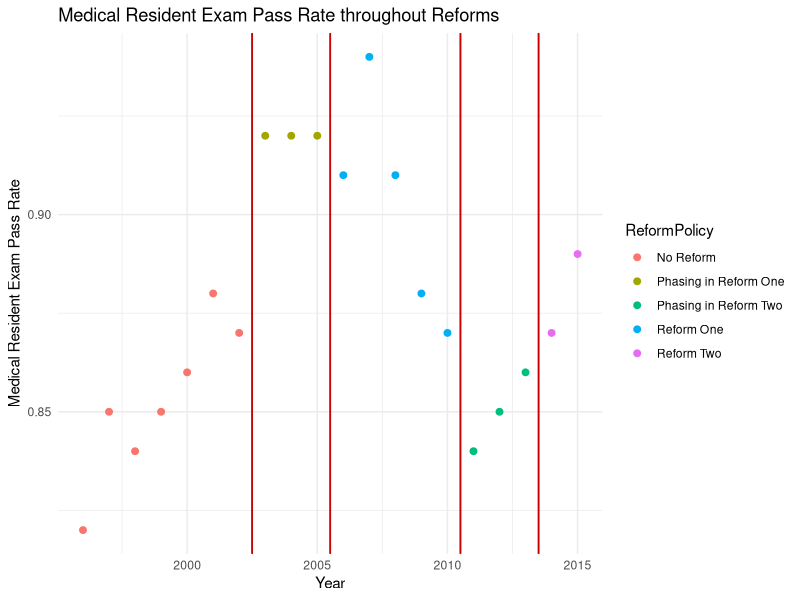
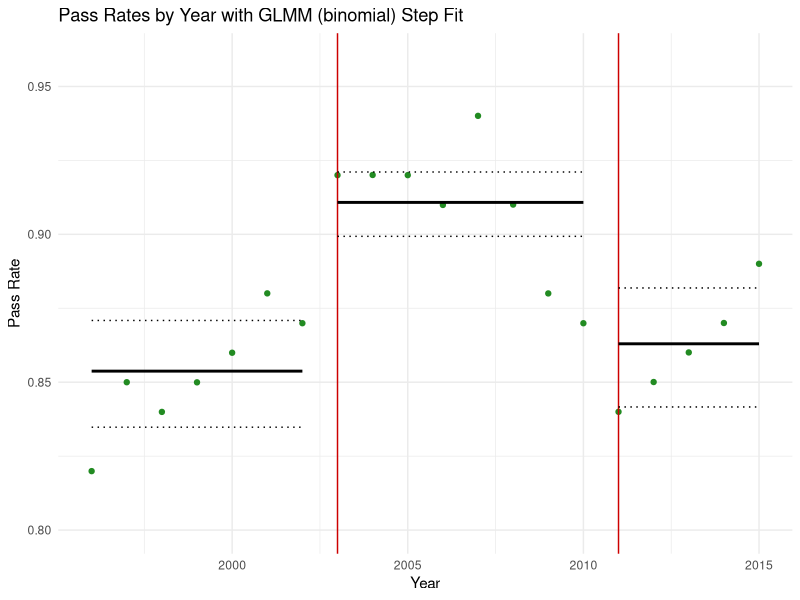
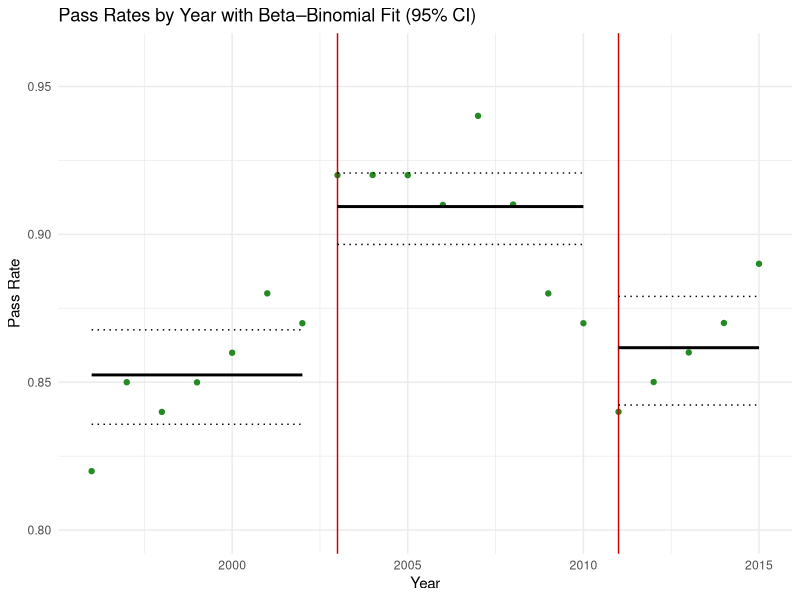
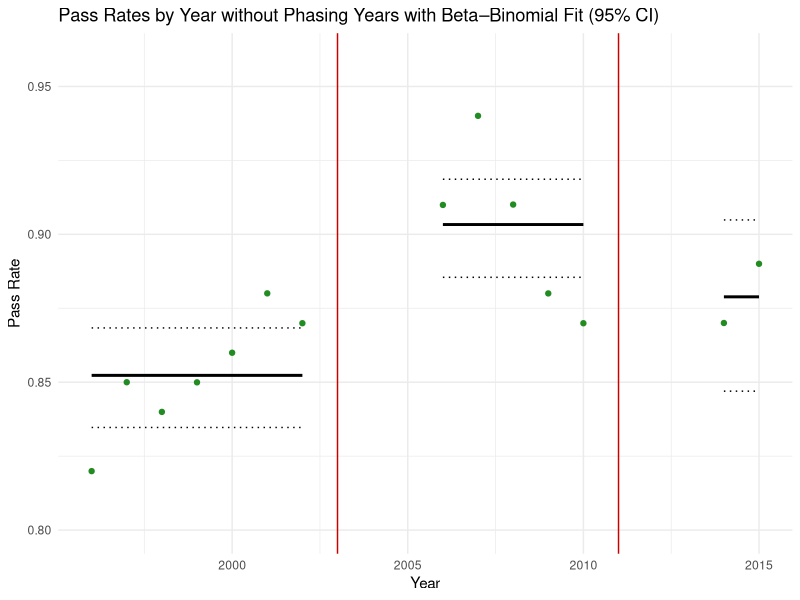

Generate these figures, in order, with R:
## ---- chunk 1
library(lme4)
library(knitr)
library(tidyverse)
library(glmmTMB)
library(broom)
library(emmeans)
## ---- chunk 2
data <- read.table("data.txt",header = TRUE, as.is = TRUE)
## ---- chunk 3
# Data Manipulation

# Add Pass and Fail Count
data$Pass <- round(data$N * data$Pct)
data$Fail <- (data$N - data$Pass)

# Add Time Period Information
data$timeperiod <- rep(1, nrow(data))
data$timeperiod[data$Year > 2002] <- 2
data$timeperiod[data$Year > 2010] <- 3
data$timeperiod <- factor(data$timeperiod, levels = c(1, 2, 3), labels = c("tp1", "tp2", "tp3"))
## ---- chunk 4
# Relevel to Time Period Two 
yP <- data.frame(Year = rep(data$Year, data$Pass), Pass = rep(1, sum(data$Pass)))
yF <- data.frame(Year = rep(data$Year, data$Fail), Pass = rep(0, sum(data$Fail)))
y <- rbind(yP, yF); rm(yP, yF)
y$timeperiod <- rep(1, nrow(y))
y$timeperiod[y$Year > 2002] <- 2
y$timeperiod[y$Year > 2010] <- 3
y$timeperiod <- factor(y$timeperiod, levels = c(1, 2, 3), labels = c("tp1", "tp2", "tp3"))
y$timeperiod <- relevel(y$timeperiod, ref = "tp2")
data$timeperiod <- relevel(data$timeperiod, ref = "tp2")
## ---- chunk 5
# Plot One: Breaking Down Subsets 

# Add Reform Phasing Information
reform_phase_data <- data |>
  mutate(
    ReformPolicy = case_when(
      Year < 2003 ~ "No Reform",
      Year < 2006 ~ "Phasing in Reform One",
      Year < 2011 ~ "Reform One",
      Year < 2014 ~ "Phasing in Reform Two",
      Year < 2016 ~ "Reform Two"
    )
  ) 
## ---- chunk 6
# Create the Plot
reform_phase_data |>
  ggplot(aes(x = Year, y = Pct, color = ReformPolicy)) +
  geom_point(size = 2) +
    labs(
      x = "Year",
      y = "Medical Resident Exam Pass Rate",
      title = "Medical Resident Exam Pass Rate throughout Reforms"
    ) + 
  geom_vline(xintercept = c(2002.5, 2005.5, 2010.5, 2013.5)) + 
  geom_vline(xintercept = c(2002.5, 2005.5, 2010.5, 2013.5), color="red3") +
  theme_minimal()
## ---- chunk 7
model <- glmer(
  Pass ~ timeperiod + (1 | Year),
  data = y,
  family = binomial(link = "logit")
)
## ---- chunk 8
summary(model)$coefficients
## ---- chunk 9
emm <- emmeans(model, ~ timeperiod, type = "response", re.form = NA)
step <- as.data.frame(emm) %>%
  mutate(period = c("tp2","tp1","tp3")) %>%
  arrange(period)

nm_mean  <- intersect(names(step), c("response","prob","emmean"))[1]
nm_lower <- intersect(names(step), c("lower.CL","asymp.LCL"))[1]
nm_upper <- intersect(names(step), c("upper.CL","asymp.UCL"))[1]

step$response <- step[[nm_mean]]
step$lower.CL <- step[[nm_lower]]
step$upper.CL <- step[[nm_upper]]

step$xmin <- c(1996, 2003, 2011)
step$xmax <- c(2002, 2010, 2015)

ggplot(data, aes(x = Year, y = Pass/N)) +
  geom_point(color = "forestgreen") +
  geom_vline(xintercept = c(2003, 2011), color = "red3") +
  geom_segment(data = step,
               aes(x = xmin, xend = xmax, y = response, yend = response),
               inherit.aes = FALSE, color = "black", linewidth = 1) +
  geom_segment(data = step,
               aes(x = xmin, xend = xmax, y = lower.CL, yend = lower.CL),
               inherit.aes = FALSE, color = "black", linetype = "dotted") +
  geom_segment(data = step,
               aes(x = xmin, xend = xmax, y = upper.CL, yend = upper.CL),
               inherit.aes = FALSE, color = "black", linetype = "dotted") +
  labs(title = "Pass Rates by Year with GLMM (binomial) Step Fit",
       y = "Pass Rate") +
  coord_cartesian(ylim = c(0.80, 0.96)) +
  theme_minimal()
## ---- chunk 10
beta_binomial_model <- glmmTMB(
  cbind(Pass, Fail) ~ timeperiod,
  data = data,
  family = betabinomial(link = "logit")
)
## ---- chunk 11
summary(beta_binomial_model)$coefficients
## ---- chunk 12
period_map <- data.frame(
  timeperiod = factor(c("tp1","tp2","tp3"), levels = levels(data$timeperiod)),
  xmin = c(1996, 2003, 2011),
  xmax = c(2002, 2010, 2015)
)

newdat <- tibble(timeperiod = c("tp1","tp2","tp3")) |>
  left_join(period_map, by = "timeperiod")

pred_link <- predict(beta_binomial_model, newdata = newdat, type = "link", se.fit = TRUE)
newdat$fit <- plogis(pred_link$fit)
newdat$lo  <- plogis(pred_link$fit - 1.96 * pred_link$se.fit)
newdat$hi  <- plogis(pred_link$fit + 1.96 * pred_link$se.fit)

# plot
ggplot(data, aes(x = Year, y = Pass/N)) +
  geom_point(color = "forestgreen") +
  geom_vline(xintercept = c(2003, 2011), color = "red3") +
  geom_segment(data = newdat, aes(x = xmin, xend = xmax, y = fit, yend = fit),
               inherit.aes = FALSE, color = "black", linewidth = 1) +
  geom_segment(data = newdat, aes(x = xmin, xend = xmax, y = lo, yend = lo),
               inherit.aes = FALSE, color = "black", linetype = "dotted") +
  geom_segment(data = newdat, aes(x = xmin, xend = xmax, y = hi, yend = hi),
               inherit.aes = FALSE, color = "black", linetype = "dotted") +
  labs(title = "Pass Rates by Year with Beta–Binomial Fit (95% CI)",
       y = "Pass Rate") +
  coord_cartesian(ylim = c(0.80, 0.96)) +
  theme_minimal()
## ---- chunk 13
# Grouping Subsets

# Reform Data
reform_data <- data %>%
  filter(Year < 2003 | (Year >= 2006 & Year <= 2010) | (Year >= 2014 & Year <= 2015)) 
reform_data$timeperiod <- factor(reform_data$timeperiod, levels = c("tp1","tp2","tp3"))
reform_data$timeperiod <- relevel(reform_data$timeperiod, ref = "tp2")
## ---- chunk 14
beta_binomial_model_subsets <- glmmTMB(
  cbind(Pass, Fail) ~ timeperiod,
  data = reform_data,
  family = betabinomial(link = "logit")
)
## ---- chunk 15
summary(beta_binomial_model_subsets)$coefficients
## ---- chunk 16
period_map_sub <- tibble(
  timeperiod = factor(c("tp1","tp2","tp3"), levels = levels(reform_data$timeperiod)),
  xmin = c(1996, 2006, 2014),
  xmax = c(2002, 2010, 2015)
)

present <- unique(reform_data$timeperiod)
period_map_sub <- semi_join(period_map_sub,
                                   tibble(timeperiod = present),
                                   by = "timeperiod")

newdat <- select(period_map_sub, timeperiod)
pred_link <- predict(beta_binomial_model_subsets, newdata = newdat, type = "link", se.fit = TRUE)

newdat$fit <- plogis(pred_link$fit)
newdat$lo  <- plogis(pred_link$fit - 1.96 * pred_link$se.fit)
newdat$hi  <- plogis(pred_link$fit + 1.96 * pred_link$se.fit)

newdat <- dplyr::left_join(newdat, period_map_sub, by = "timeperiod")

ggplot(reform_data, aes(x = Year, y = Pass/N)) +
  geom_point(color = "forestgreen") +
  geom_vline(xintercept = c(2003, 2011), color = "red3") +

  geom_segment(data = newdat,
               aes(x = xmin, xend = xmax, y = fit, yend = fit),
               inherit.aes = FALSE, color = "black", linewidth = 1) +
  geom_segment(data = newdat,
               aes(x = xmin, xend = xmax, y = lo, yend = lo),
               inherit.aes = FALSE, color = "black", linetype = "dotted") +
  geom_segment(data = newdat,
               aes(x = xmin, xend = xmax, y = hi, yend = hi),
               inherit.aes = FALSE, color = "black", linetype = "dotted") +

  labs(title = "Pass Rates by Year without Phasing Years with Beta–Binomial Fit (95% CI)",
       y = "Pass Rate") +
  coord_cartesian(ylim = c(0.80, 0.96)) +
  theme_minimal()
